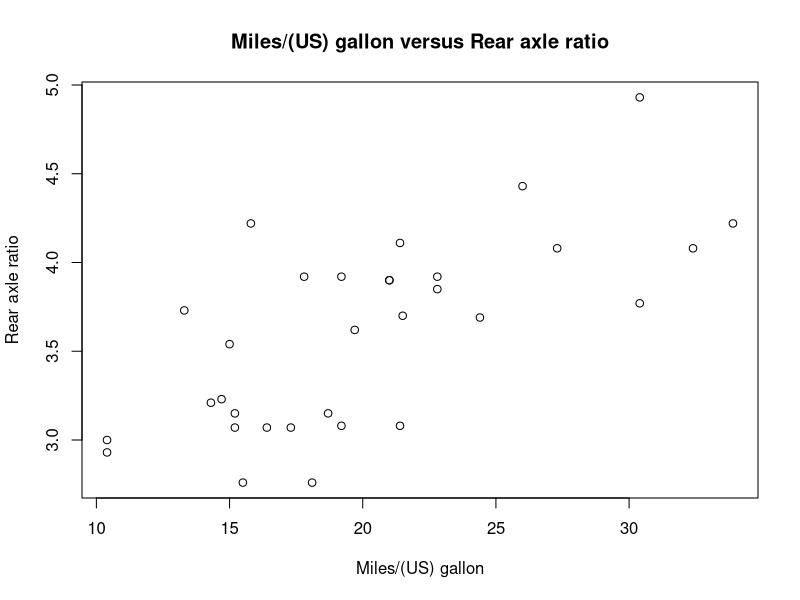
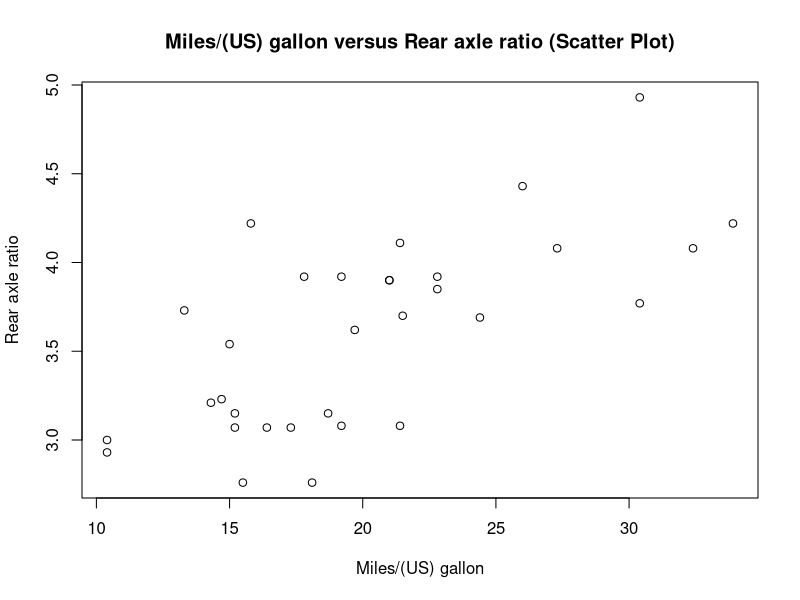

R code for these plots, in order:
# Load the mtcars dataset
data(mtcars)
# Plot Miles/(US) gallon versus Rear axle ratio as a line plot
plot(mtcars$mpg, mtcars$drat, main = "Miles/(US) gallon versus Rear axle ratio",
xlab = "Miles/(US) gallon", ylab = "Rear axle ratio")
# Change the visualization to a scatter plot
plot(mtcars$mpg, mtcars$drat, main = "Miles/(US) gallon versus Rear axle ratio (Scatter Plot)",
xlab = "Miles/(US) gallon", ylab = "Rear axle ratio", type = "p")
